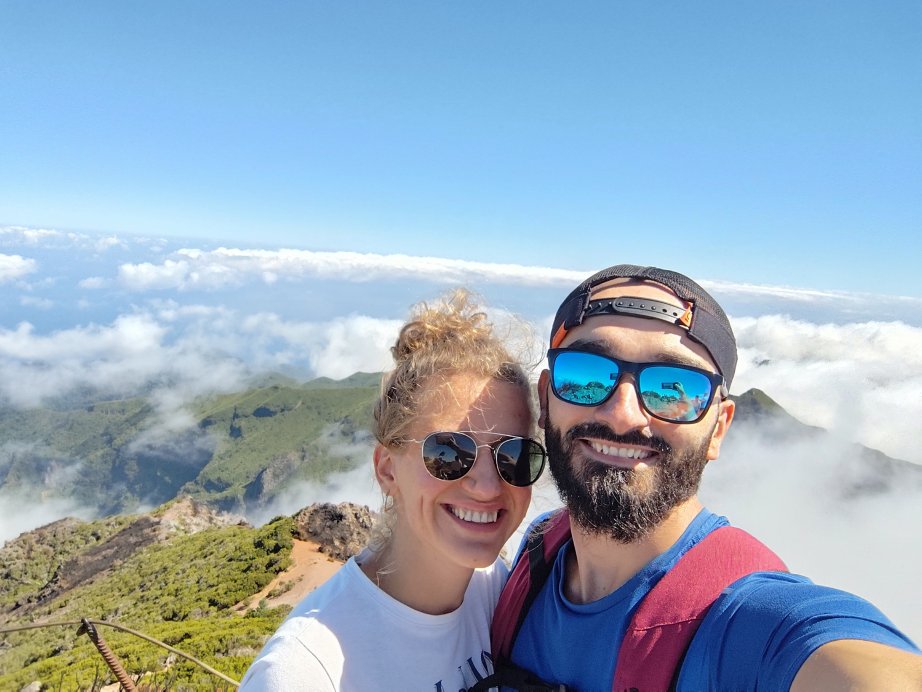
#> input picture images/preview.jpg, 4608 x 3456 px (shown at 1/5 size)
$ python create-og-image.py
#> lines starting #> are read from the running program, lines starting #| are printed output that depends on the picture
from PIL import Image
import os

base = os.path.dirname(os.path.dirname(os.path.abspath(__file__)))
img = Image.open(os.path.join(base, "images", "preview.jpg"))
#> img is the input picture: PIL image 4608x3456 RGB; mean R, G, B 149.7, 170.3, 188.3
w, h = img.size
#> w = 4608; h = 3456

target_ratio = 1.91
# Use full width, crop height to match ratio
crop_w = w
#> crop_w = 4608
crop_h = int(crop_w / target_ratio)
#> crop_h = 2412

# Shift center slightly down to cut a bit more from the top (sky) than bottom
center_y = h // 2 + 160
#> center_y = 1888
top = center_y - crop_h // 2
#> top = 682
bottom = top + crop_h
#> bottom = 3094

top = max(0, top)
bottom = min(h, top + crop_h)

print(f"Original: {w}x{h}")
#| Original: 4608x3456
print(f"Crop box: (0, {top}, {w}, {bottom}) = {w}x{bottom-top}")
#| Crop box: (0, 682, 4608, 3094) = 4608x2412

cropped = img.crop((0, top, w, bottom))
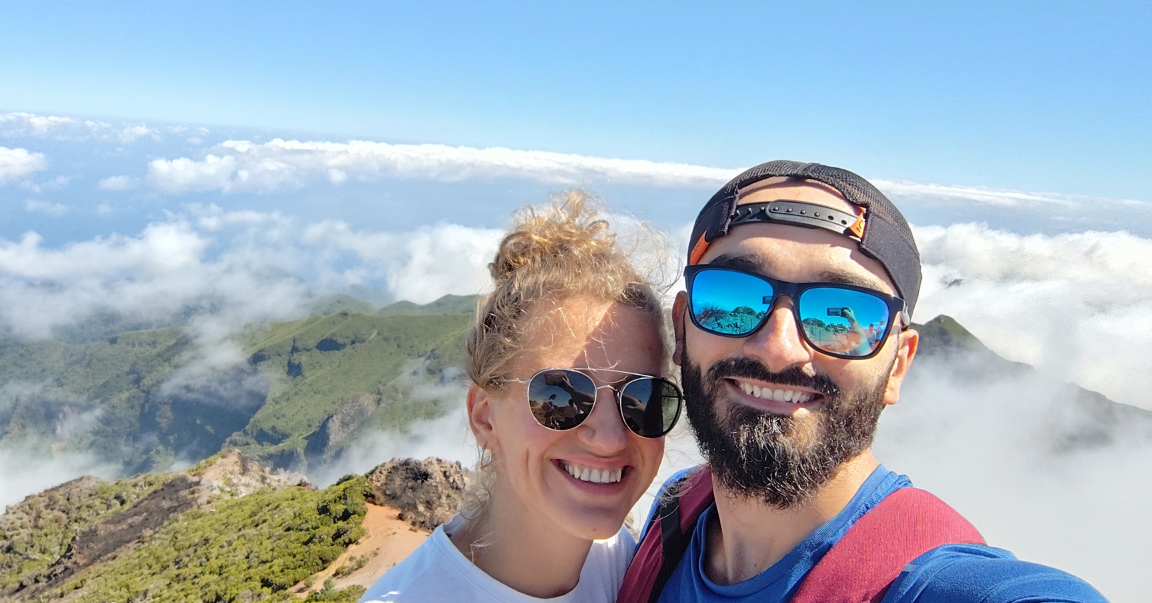
#> cropped: PIL image 4608x2412 RGB (shown at 1/4 size); mean R, G, B 160.9, 173.7, 185.2
resized = cropped.resize((1200, 630), Image.LANCZOS)
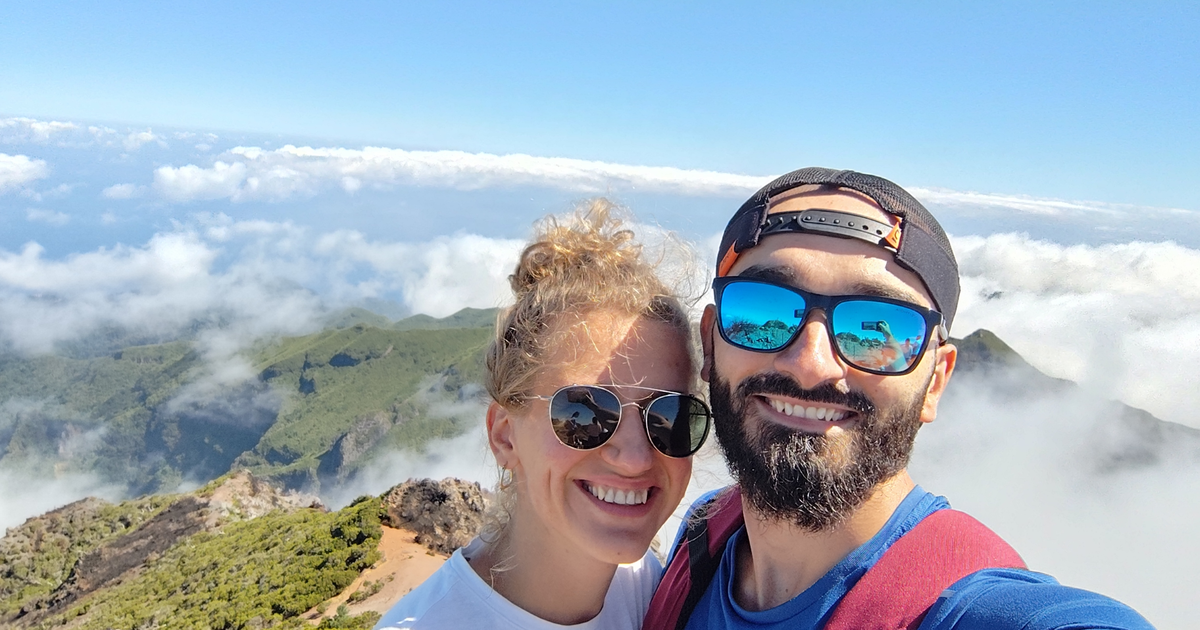
#> resized: PIL image 1200x630 RGB; mean R, G, B 160.9, 173.7, 185.2

output_path = os.path.join(base, "images", "og-image.jpg")
resized.save(output_path, "JPEG", quality=85, optimize=True)

result = Image.open(output_path)
file_size = os.path.getsize(output_path)
print(f"Output: {result.size[0]}x{result.size[1]}, file size: {file_size / 1024:.0f} KB")
#| Output: 1200x630, file size: 132 KB
